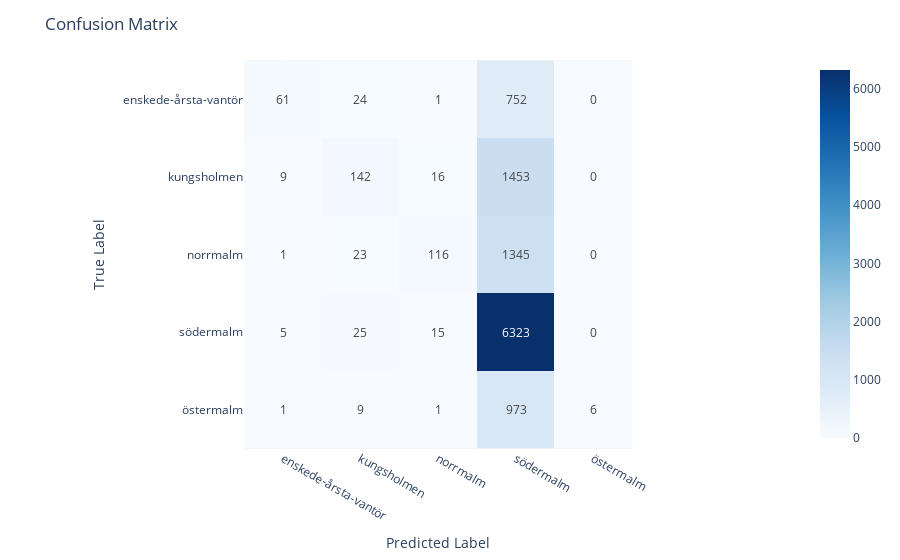

Notebook code cell kept with this figure:
### Code cell
labels = ['enskede-årsta-vantör', 'kungsholmen', 'norrmalm', 'södermalm', 'östermalm']
classifier_model(df, labels, MultinomialNB(), '5n')
evaluate_model(df, labels, 'model_MultinomialNB()_5n')

### Figure 1 — Plotly figure (JSON) as saved in the notebook; plotly's stock layout.template omitted (floating-point values rounded to 4 significant figures)
{"data": [{"coloraxis": "coloraxis", "hovertemplate": "x: %{x}<br>y: %{y}<br>color: %{z}<extra></extra>", "name": "0", "texttemplate": "%{z}", "type": "heatmap", "x": ["enskede-årsta-vantör", "kungsholmen", "norrmalm", "södermalm", "östermalm"], "xaxis": "x", "y": ["enskede-årsta-vantör", "kungsholmen", "norrmalm", "södermalm", "östermalm"], "yaxis": "y", "z": [[61, 24, 1, 752, 0], [9, 142, 16, 1453, 0], [1, 23, 116, 1345, 0], [5, 25, 15, 6323, 0], [1, 9, 1, 973, 6]]}], "layout": {"coloraxis": {"colorscale": [[0, "rgb(247,251,255)"], [0.125, "rgb(222,235,247)"], [0.25, "rgb(198,219,239)"], [0.375, "rgb(158,202,225)"], [0.5, "rgb(107,174,214)"], [0.625, "rgb(66,146,198)"], [0.75, "rgb(33,113,181)"], [0.875, "rgb(8,81,156)"], [1, "rgb(8,48,107)"]]}, "margin": {"t": 60}, "title": {"text": "Confusion Matrix"}, "xaxis": {"anchor": "y", "constrain": "domain", "domain": [0, 1], "scaleanchor": "y", "title": {"text": "Predicted Label"}}, "yaxis": {"anchor": "x", "autorange": "reversed", "constrain": "domain", "domain": [0, 1], "title": {"text": "True Label"}}}}
